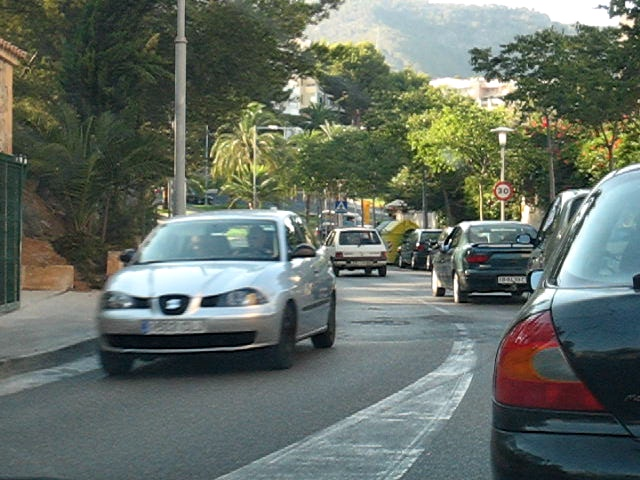
#> input picture config/RBPN-PyTorch/pyflow/examples/car1.jpg, 640 x 480 px; its folder holds only this picture in this run
$ python -i dataset.py   (imports and definitions only)   (older library calls are emulated)
#> lines starting #> are read from the running program, lines starting #| are printed output that depends on the picture
import torch
from torch.utils.data import Dataset
import random
import cv2
import os
import os.path as osp
import glob
import sys
sys.path.insert(0, '../../')
from src.data_utils import random_resize, random_flip, random_crop_new, random_crop_edges, random_rotate, colorjitter
from IPython import embed
import numpy as np
import pickle

def edge(img):
    blurred = cv2.GaussianBlur(img,(3,3),0)
    gray=cv2.cvtColor(blurred,cv2.COLOR_RGB2GRAY)
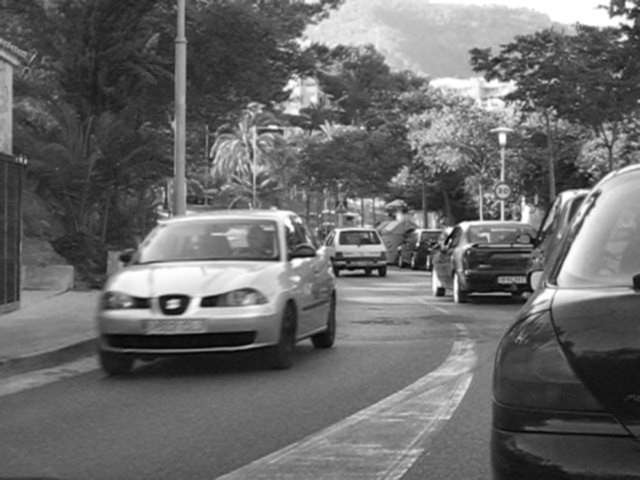
#> gray: shape (480, 640); min 3, max 255, mean 105.7
    xgrad=cv2.Sobel(gray,cv2.CV_16SC1,1,0)
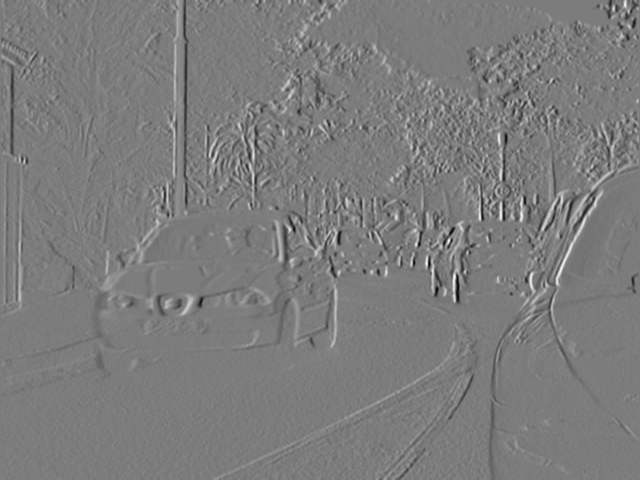
#> xgrad: shape (480, 640) int16; min -588, max 615, mean -0.2; drawn with min black and max white
    ygrad=cv2.Sobel(gray,cv2.CV_16SC1,0,1)
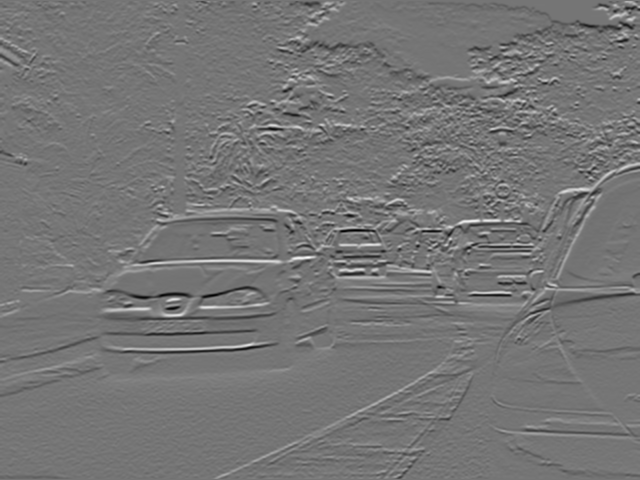
#> ygrad: shape (480, 640) int16; min -613, max 712, mean -1.2; drawn with min black and max white
    edge_output=cv2.Canny(xgrad,ygrad,50,150)
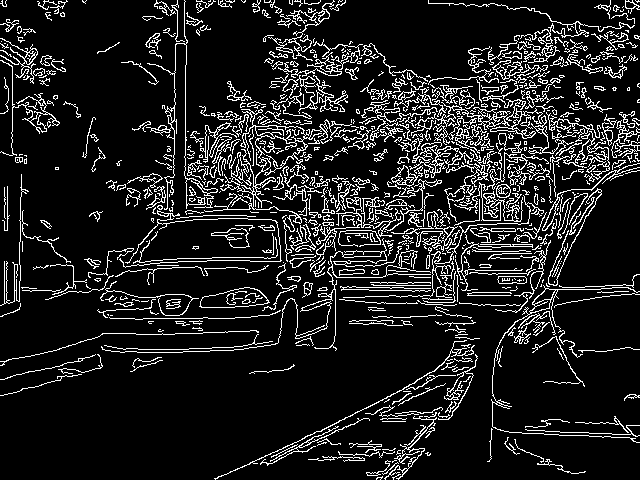
#> edge_output: shape (480, 640); 12.3% white in thin lines or dots
    return edge_output[:,:,None]

class DataLoader(Dataset):
    def __init__(self, args):
        super(DataLoader, self).__init__()
        self.crop_size = args.crop_size
        self.group_dir = args.group_dir
        self.nframes = args.nframes

        self.imglist = pickle.load(open(osp.join(self.group_dir, 'trainvallist_aug.pkl'), 'rb'))
        random.shuffle(self.imglist)
        self.length = len(self.imglist)
        print("Dataset Length: {}".format(self.length))

    def aug(self, img, label):
        img, label = random_crop_new(img, label, self.crop_size, 0, 0)
        img, label = random_flip(img, label)
        return img, label

    def __getitem__(self,index):
        index = index % self.length
        lr_img = []
        hr_img = []
        for i in range(self.nframes):
            lr_img.append(cv2.imread(self.imglist[index][0][i]))
            hr_img.append(cv2.imread(self.imglist[index][1][i]))
        lr_img = np.stack(lr_img, -1)
        hr_img = np.stack(hr_img, -1)
        lr_img, hr_img = random_crop_new(lr_img, hr_img, self.crop_size)
        lr_img, hr_img = random_flip(lr_img, hr_img)
        edges = edge(lr_img[:,:,:,self.nframes//2]).transpose(2, 0 ,1) / 255
        lr_img  = lr_img.transpose(3, 2, 0, 1) / 255
        hr_img = hr_img.transpose(3, 2, 0, 1) / 255
        hr_img = hr_img[self.nframes//2]
        return lr_img, hr_img, edges

    def __len__(self):
        return self.length

>>> import cv2
>>> picture = cv2.cvtColor(cv2.imread('../RBPN-PyTorch/pyflow/examples/car1.jpg'), cv2.COLOR_BGR2RGB)
>>> result = edge(picture)
